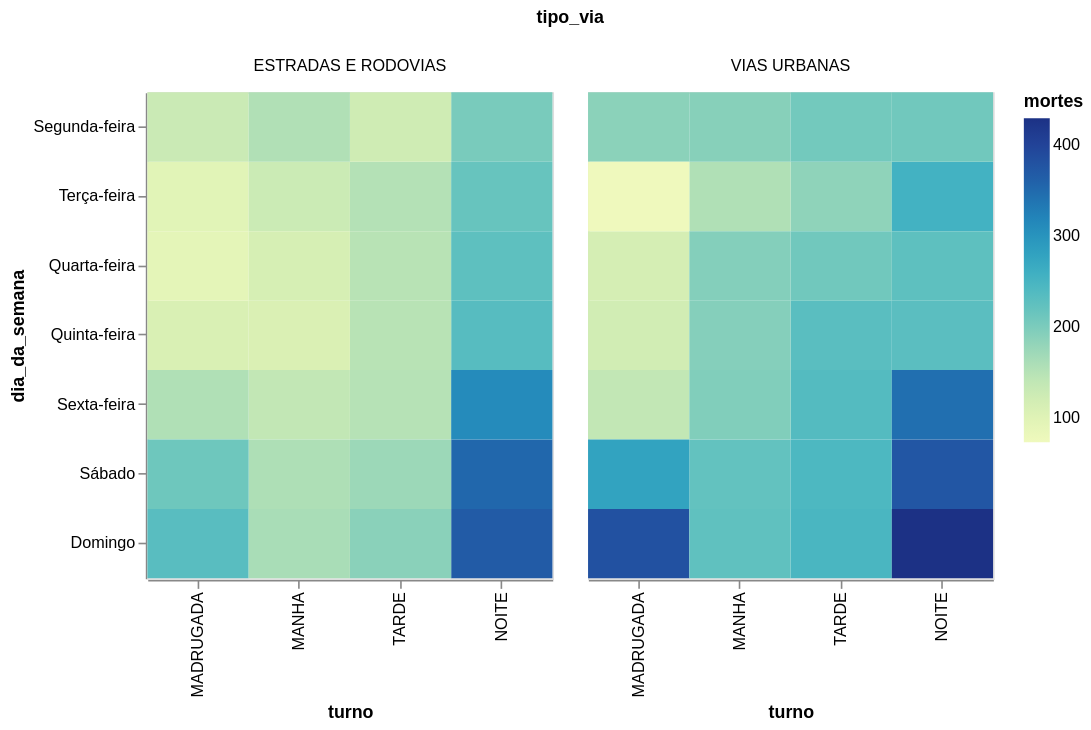

Here is the notebook cell this chart was saved with:
### Code cell
sinistros.filter(pl.col('tipo_via') != 'NAO DISPONIVEL') \
    .filter(pl.col('turno') != ND) \
    .filter(pl.col('acidente_fatal') == 'SIM') \
    .group_by('dia_da_semana', 'tipo_via', 'turno').agg(pl.sum('qtd_gravidade_fatal').alias('mortes')) \
    .plot.rect(x=alt.X(**get_col_order('turno')), color='mortes', y=alt.Y(**get_col_order('dia_da_semana')), column='tipo_via').properties(height=300, width=250)

### Figure 1 — Vega-Lite specification as saved in the notebook (floating-point values rounded to 4 significant figures)
{"config": {"view": {"continuousWidth": 300, "continuousHeight": 300}}, "data": {"name": "data-34e2b96a63c4f0c1b98aa048773e6fa0"}, "mark": {"type": "rect", "tooltip": true}, "encoding": {"color": {"field": "mortes", "type": "quantitative"}, "column": {"field": "tipo_via", "type": "nominal"}, "x": {"field": "turno", "sort": ["MADRUGADA", "MANHA", "TARDE", "NOITE"]}, "y": {"field": "dia_da_semana", "sort": ["Segunda-feira", "Terça-feira", "Quarta-feira", "Quinta-feira", "Sexta-feira", "Sábado", "Domingo"]}}, "height": 300, "params": [{"name": "param_1e9efca18e7a2868", "select": {"type": "interval", "encodings": ["x", "y"]}, "bind": "scales"}], "width": 250, "$schema": "https://vega.github.io/schema/vega-lite/v6.4.1.json", "datasets": {"data-34e2b96a63c4f0c1b98aa048773e6fa0": [{"dia_da_semana": "Segunda-feira", "tipo_via": "VIAS URBANAS", "turno": "MADRUGADA", "mortes": 188}, {"dia_da_semana": "Sábado", "tipo_via": "VIAS URBANAS", "turno": "NOITE", "mortes": 374}, {"dia_da_semana": "Quinta-feira", "tipo_via": "ESTRADAS E RODOVIAS", "turno": "NOITE", "mortes": 234}, {"dia_da_semana": "Segunda-feira", "tipo_via": "ESTRADAS E RODOVIAS", "turno": "NOITE", "mortes": 203}, {"dia_da_semana": "Sexta-feira", "tipo_via": "ESTRADAS E RODOVIAS", "turno": "TARDE", "mortes": 151}, {"dia_da_semana": "Terça-feira", "tipo_via": "VIAS URBANAS", "turno": "TARDE", "mortes": 185}, {"dia_da_semana": "Terça-feira", "tipo_via": "ESTRADAS E RODOVIAS", "turno": "MADRUGADA", "mortes": 98}, {"dia_da_semana": "Terça-feira", "tipo_via": "VIAS URBANAS", "turno": "NOITE", "mortes": 254}, {"dia_da_semana": "Sexta-feira", "tipo_via": "VIAS URBANAS", "turno": "MADRUGADA", "mortes": 139}, {"dia_da_semana": "Sábado", "tipo_via": "ESTRADAS E RODOVIAS", "turno": "NOITE", "mortes": 353}, {"dia_da_semana": "Sábado", "tipo_via": "VIAS URBANAS", "turno": "MANHA", "mortes": 222}, {"dia_da_semana": "Sexta-feira", "tipo_via": "ESTRADAS E RODOVIAS", "turno": "MANHA", "mortes": 139}, {"dia_da_semana": "Sábado", "tipo_via": "VIAS URBANAS", "turno": "MADRUGADA", "mortes": 279}, {"dia_da_semana": "Quarta-feira", "tipo_via": "VIAS URBANAS", "turno": "MADRUGADA", "mortes": 117}, {"dia_da_semana": "Domingo", "tipo_via": "ESTRADAS E RODOVIAS", "turno": "NOITE", "mortes": 368}, {"dia_da_semana": "Terça-feira", "tipo_via": "VIAS URBANAS", "turno": "MANHA", "mortes": 156}, {"dia_da_semana": "Quinta-feira", "tipo_via": "VIAS URBANAS", "turno": "MADRUGADA", "mortes": 121}, {"dia_da_semana": "Quinta-feira", "tipo_via": "ESTRADAS E RODOVIAS", "turno": "TARDE", "mortes": 149}, {"dia_da_semana": "Quinta-feira", "tipo_via": "ESTRADAS E RODOVIAS", "turno": "MADRUGADA", "mortes": 112}, {"dia_da_semana": "Segunda-feira", "tipo_via": "VIAS URBANAS", "turno": "MANHA", "mortes": 191}, {"dia_da_semana": "Sexta-feira", "tipo_via": "VIAS URBANAS", "turno": "TARDE", "mortes": 237}, {"dia_da_semana": "Sexta-feira", "tipo_via": "ESTRADAS E RODOVIAS", "turno": "MADRUGADA", "mortes": 156}, {"dia_da_semana": "Quarta-feira", "tipo_via": "VIAS URBANAS", "turno": "TARDE", "mortes": 209}, {"dia_da_semana": "Sábado", "tipo_via": "ESTRADAS E RODOVIAS", "turno": "MANHA", "mortes": 158}, {"dia_da_semana": "Quarta-feira", "tipo_via": "ESTRADAS E RODOVIAS", "turno": "MADRUGADA", "mortes": 93}, {"dia_da_semana": "Domingo", "tipo_via": "VIAS URBANAS", "turno": "TARDE", "mortes": 247}, {"dia_da_semana": "Terça-feira", "tipo_via": "VIAS URBANAS", "turno": "MADRUGADA", "mortes": 74}, {"dia_da_semana": "Terça-feira", "tipo_via": "ESTRADAS E RODOVIAS", "turno": "TARDE", "mortes": 153}, {"dia_da_semana": "Terça-feira", "tipo_via": "ESTRADAS E RODOVIAS", "turno": "NOITE", "mortes": 218}, {"dia_da_semana": "Domingo", "tipo_via": "VIAS URBANAS", "turno": "MADRUGADA", "mortes": 381}, {"dia_da_semana": "Sábado", "tipo_via": "ESTRADAS E RODOVIAS", "turno": "MADRUGADA", "mortes": 212}, {"dia_da_semana": "Segunda-feira", "tipo_via": "ESTRADAS E RODOVIAS", "turno": "TARDE", "mortes": 124}, {"dia_da_semana": "Quinta-feira", "tipo_via": "ESTRADAS E RODOVIAS", "turno": "MANHA", "mortes": 111}, {"dia_da_semana": "Quarta-feira", "tipo_via": "ESTRADAS E RODOVIAS", "turno": "TARDE", "mortes": 149}, {"dia_da_semana": "Terça-feira", "tipo_via": "ESTRADAS E RODOVIAS", "turno": "MANHA", "mortes": 128}, {"dia_da_semana": "Quinta-feira", "tipo_via": "VIAS URBANAS", "turno": "NOITE", "mortes": 230}, {"dia_da_semana": "Sábado", "tipo_via": "ESTRADAS E RODOVIAS", "turno": "TARDE", "mortes": 174}, {"dia_da_semana": "Segunda-feira", "tipo_via": "VIAS URBANAS", "turno": "TARDE", "mortes": 208}, {"dia_da_semana": "Domingo", "tipo_via": "ESTRADAS E RODOVIAS", "turno": "MADRUGADA", "mortes": 232}, {"dia_da_semana": "Quarta-feira", "tipo_via": "VIAS URBANAS", "turno": "NOITE", "mortes": 227}, {"dia_da_semana": "Quinta-feira", "tipo_via": "VIAS URBANAS", "turno": "TARDE", "mortes": 231}, {"dia_da_semana": "Sexta-feira", "tipo_via": "VIAS URBANAS", "turno": "NOITE", "mortes": 344}, {"dia_da_semana": "Segunda-feira", "tipo_via": "ESTRADAS E RODOVIAS", "turno": "MADRUGADA", "mortes": 130}, {"dia_da_semana": "Domingo", "tipo_via": "VIAS URBANAS", "turno": "MANHA", "mortes": 225}, {"dia_da_semana": "Sábado", "tipo_via": "VIAS URBANAS", "turno": "TARDE", "mortes": 244}, {"dia_da_semana": "Domingo", "tipo_via": "ESTRADAS E RODOVIAS", "turno": "TARDE", "mortes": 189}, {"dia_da_semana": "Quarta-feira", "tipo_via": "VIAS URBANAS", "turno": "MANHA", "mortes": 194}, {"dia_da_semana": "Quinta-feira", "tipo_via": "VIAS URBANAS", "turno": "MANHA", "mortes": 193}, {"dia_da_semana": "Domingo", "tipo_via": "VIAS URBANAS", "turno": "NOITE", "mortes": 429}, {"dia_da_semana": "Quarta-feira", "tipo_via": "ESTRADAS E RODOVIAS", "turno": "NOITE", "mortes": 227}, {"dia_da_semana": "Domingo", "tipo_via": "ESTRADAS E RODOVIAS", "turno": "MANHA", "mortes": 162}, {"dia_da_semana": "Quarta-feira", "tipo_via": "ESTRADAS E RODOVIAS", "turno": "MANHA", "mortes": 116}, {"dia_da_semana": "Segunda-feira", "tipo_via": "ESTRADAS E RODOVIAS", "turno": "MANHA", "mortes": 155}, {"dia_da_semana": "Segunda-feira", "tipo_via": "VIAS URBANAS", "turno": "NOITE", "mortes": 209}, {"dia_da_semana": "Sexta-feira", "tipo_via": "ESTRADAS E RODOVIAS", "turno": "NOITE", "mortes": 311}, {"dia_da_semana": "Sexta-feira", "tipo_via": "VIAS URBANAS", "turno": "MANHA", "mortes": 196}]}}
